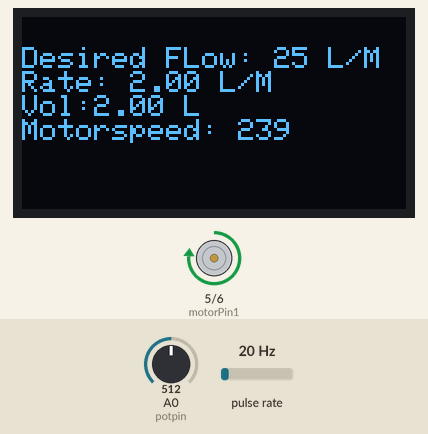
This sketch was run on a simulated Arduino Uno, built with avr-gcc and run on an emulated ATmega328P. Parts: 128×64 one-colour display, motor-driver pin pairs drawn as motors (green arrow = first pin HIGH = forward, orange = second pin HIGH = backward, longer = more drive). Wiring (inferred from the names in the program): pulse sensor: data pin 2. Inputs (shaded band) come from the test bench; at power-on: pulse rate 20 Hz, A0 (potpin) = 512.

Above: at 6.6 s.
6.7 s: pulse rate (sensor on pin 2) set to 100 Hz
At 7.8 s:
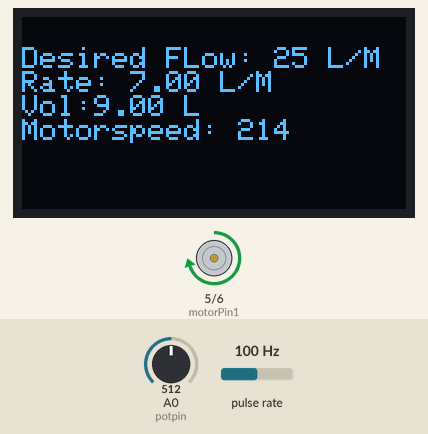
9.7 s: A0 (potpin) set to 306
At 10.6 s:
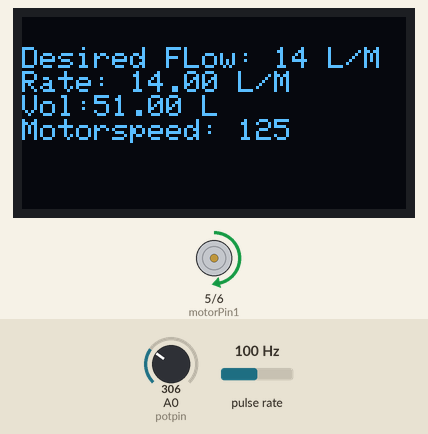
12.7 s: pulse rate (sensor on pin 2) set to 196 Hz
At 14.8 s:
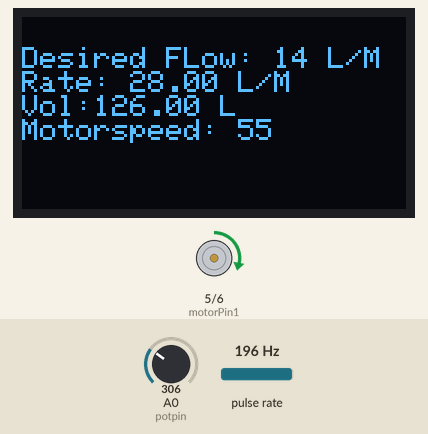
15.7 s: A0 (potpin) set to 15
At 16.3 s:
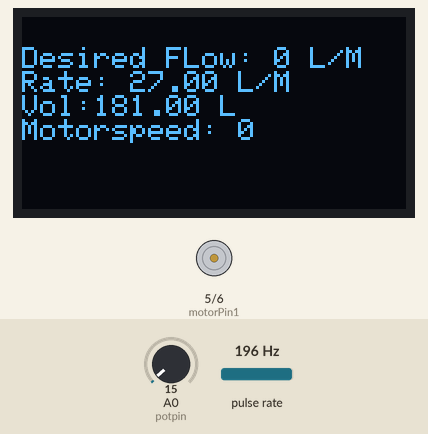
18.7 s: pulse rate (sensor on pin 2) set to 178 Hz
At 19.8 s:
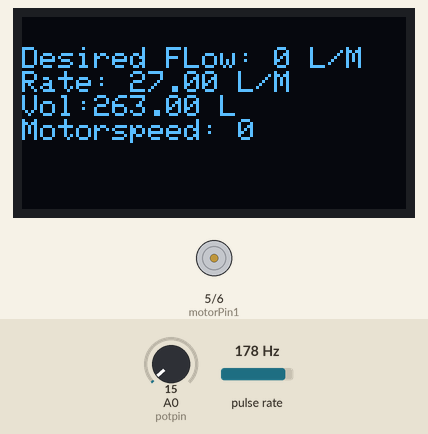
21.5 s: pulse rate (sensor on pin 2) set to 173 Hz
At 22.8 s:
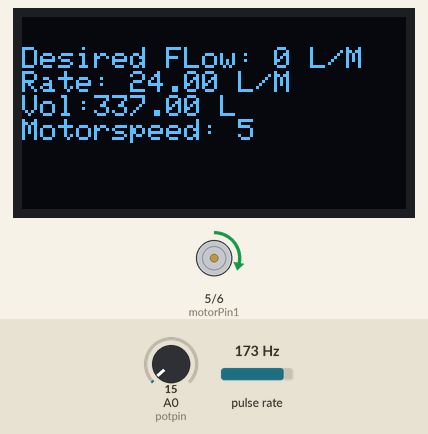
Timing chart, 0 to 24.5 s (numbered marks = the images above; inputs shaded):
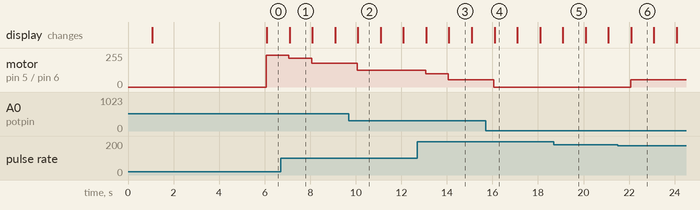

The sketch:

flowsensor_pid.ino
```cpp
volatile int flow_frequency; // Measures flow sensor pulses
 float vol = 0.0,l_minute=0;
unsigned char flowsensor = 2; // Sensor Input
unsigned long currentTime;
unsigned long cloopTime;
const int motorPin1  = 5;  // Pin 14 of L293
const int motorPin2  = 6;  // Pin 10 of L293
int threshold=25;
int motorspeed=125;
int potpin=A0;
float error=0;//PID CONTROL
int motorspeedadjust=0;
void flow () // Interrupt function
{
   flow_frequency++;
}
#include <SPI.h>
#include <Wire.h>
#include <Adafruit_GFX.h>
#include <Adafruit_SSD1306.h>

#define SCREEN_WIDTH 128 // OLED display width, in pixels
#define SCREEN_HEIGHT 64 // OLED display height, in pixels

// Declaration for an SSD1306 display connected to I2C (SDA, SCL pins)
Adafruit_SSD1306 display(SCREEN_WIDTH, SCREEN_HEIGHT, &Wire, -1);

void setup()
{
    Serial.begin(115200);

  if(!display.begin(SSD1306_SWITCHCAPVCC, 0x3C)) { // Address 0x3D for 128x64
    Serial.println(F("SSD1306 allocation failed"));
    for(;;);
  }
  delay(1000);
  display.clearDisplay();

  display.setTextSize(1);
  display.setTextColor(WHITE);
  display.setCursor(0, 10);
  // Display static text
  display.println("Water Flow Sensor");
  display.display();
  delay(1000);


pinMode(motorPin1, OUTPUT);
    pinMode(motorPin2, OUTPUT);
   pinMode(flowsensor, INPUT);
    digitalWrite(flowsensor, HIGH); // Optional Internal Pull-Up
   attachInterrupt(digitalPinToInterrupt(flowsensor), flow, RISING); // Setup Interrupt
   currentTime = millis();
   cloopTime = currentTime;
   delay(3000);
   flow_frequency=0;
}
void loop ()
{
int potthreshold=analogRead(potpin);
threshold=map(potthreshold,1,1023,0,50);

  motorspeed=125;
   currentTime = millis();
   // Every second, calculate and print litres/hour
   if(currentTime >= (cloopTime + 1000))
   { display.clearDisplay();
          display.setCursor(0, 10);
             display.print("Desired FLow: ");
      display.print(threshold);
      display.println(" L/M");
    cloopTime = currentTime; // Updates cloopTime
    if(flow_frequency != 0){
      // Pulse frequency (Hz) = 7Q, Q is flow rate in L/min.

      //display.println(flow_frequency);
      l_minute = (flow_frequency / 7); // (Pulse frequency x 60 min) / 98Q = flowrate in L/hour
      display.print("Rate: ");
      display.print(l_minute);
      display.println(" L/M");
     // l_minute = l_minute/60; //
      vol = vol +l_minute;
      display.print("Vol:");
      display.print(vol);
      display.println(" L");
      flow_frequency = 0; // Reset Counter
      //display.print(l_minute, DEC); // Print litres/sec
      //display.println(" L/Sec");


      error=(threshold-l_minute);

      motorspeedadjust=0.04*error*125;


      motorspeed=motorspeed+motorspeedadjust;
                  display.print("Motorspeed: ");
                  if(motorspeed>255)
                  {
                    motorspeed=255;
                  }
                  if (motorspeed<0)
                  {
                    motorspeed=0;
                  }
                    analogWrite(motorPin1, motorspeed);
  analogWrite(motorPin2, 0);
      display.print(motorspeed);

      display.display();
         }
    else {
      display.println(" flow rate = 0 ");
      display.setCursor(0,0);
      display.print("Rate: ");
      display.print( flow_frequency );
      display.print(" L/M");
      display.setCursor(0,1);
      display.print("Vol:");
      display.print(vol);
      display.print(" L");
    }
}
}
```

Measured:
- the behaviour switches between 176 and 175 Hz on pulse rate (sensor on pin 2) (found by bisection; images 5 and 6)
- after the input at 6.7 s, motor on pin 5 (motorPin1) / pin 6 (motorPin2): forward 239/255 → forward 214/255 after 0.37 s, → forward 180/255 1.0 s later
- after the input at 9.7 s, motor on pin 5 (motorPin1) / pin 6 (motorPin2): forward 180/255 → forward 125/255 after 0.37 s
- after the input at 12.7 s, motor on pin 5 (motorPin1) / pin 6 (motorPin2): forward 125/255 → forward 101/255 after 0.37 s, → forward 55/255 1.0 s later
- after the input at 21.5 s, motor on pin 5 (motorPin1) / pin 6 (motorPin2): stopped → forward 55/255 after 0.57 s
- what the display in image 1 shows lasts 1.0 s, from 7.1 s to 8.1 s
